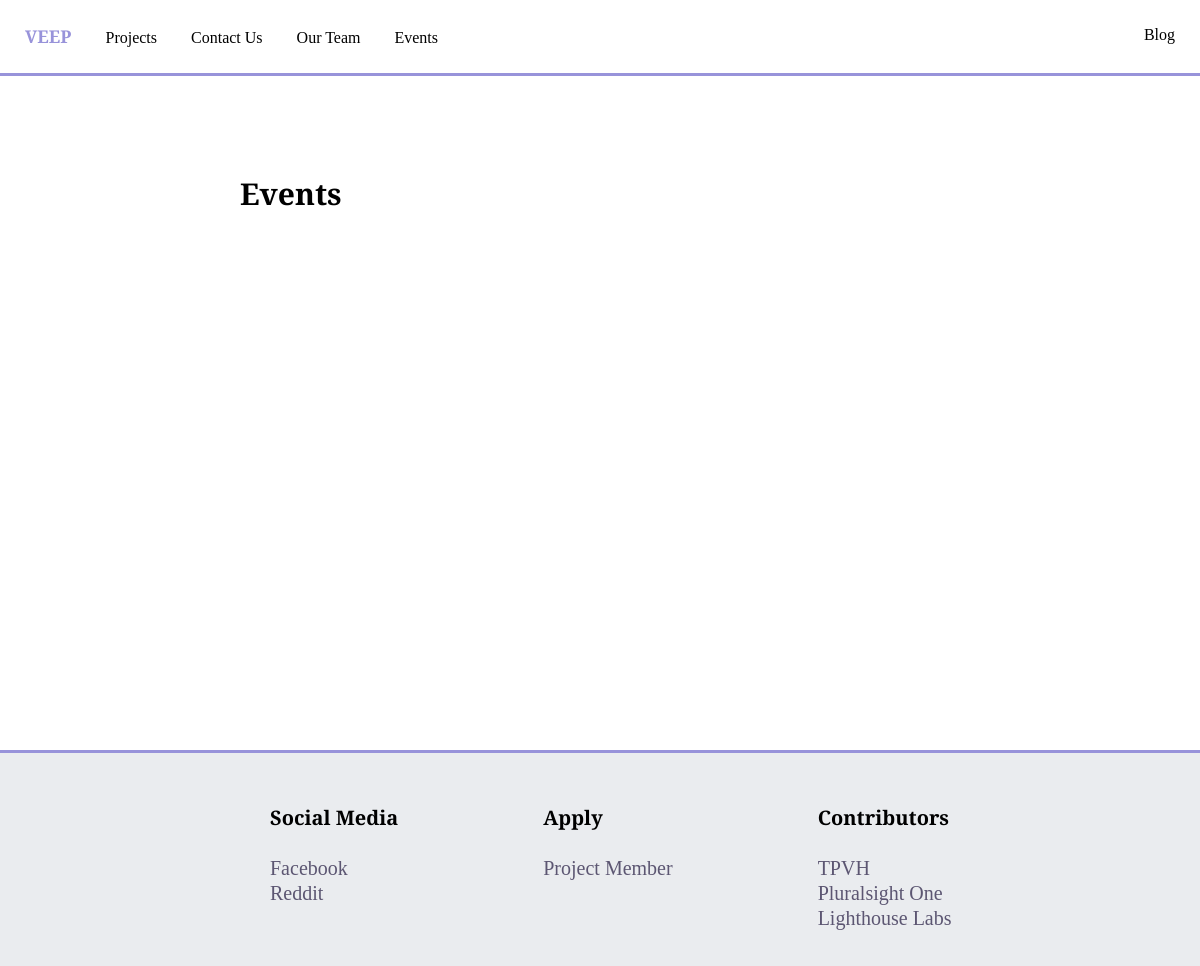
/events, run on an earlier commit of the app's database.
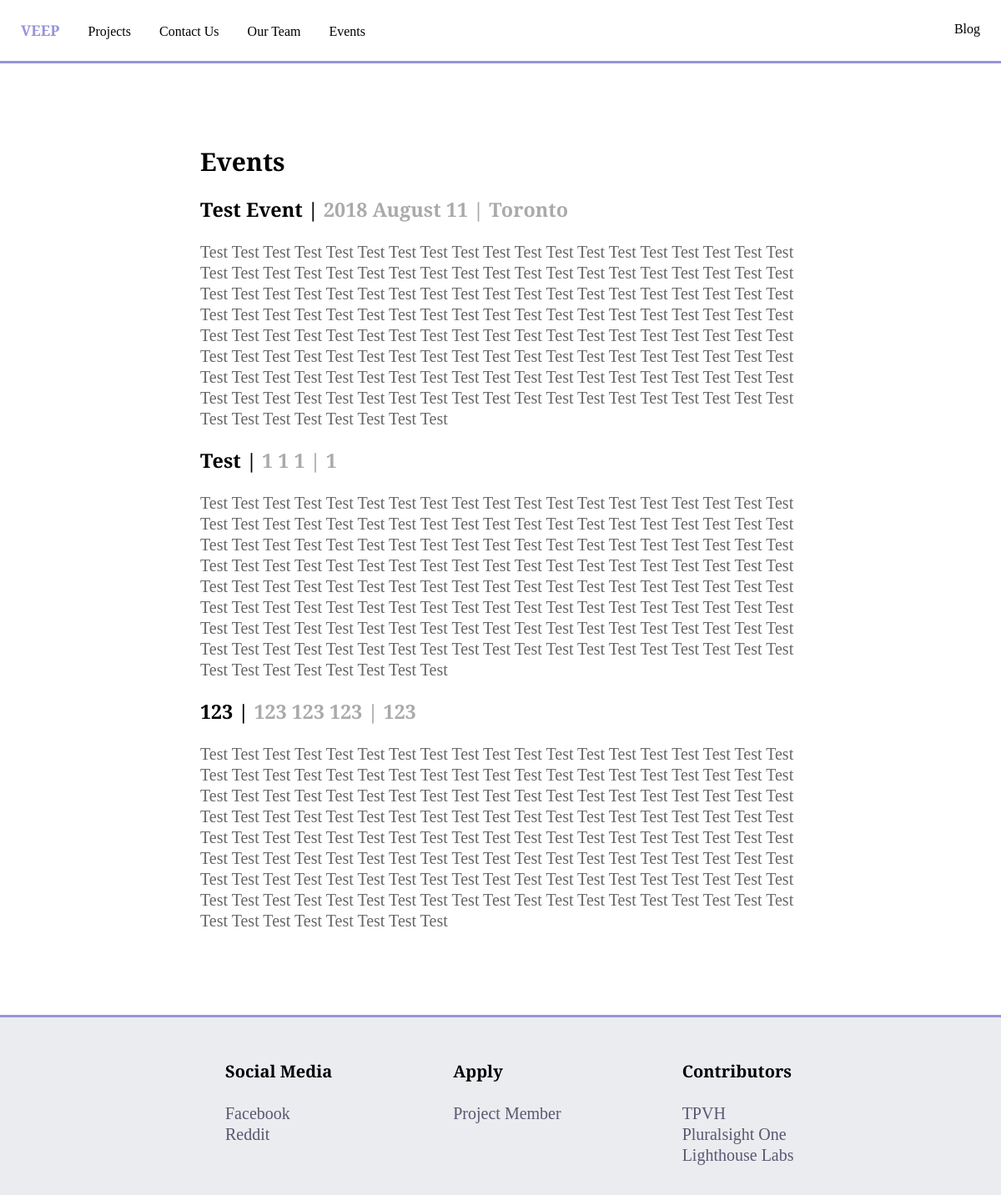
And on a later commit of the database.
### app/util/models.py (models this page shows, shortened)
class Event(db.Model):
    id = db.Column(db.Integer, primary_key=True)
    title = db.Column(db.String(128), index=True)
    date = db.Column(db.String(256), index=True)
    location = db.Column(db.String(128), index=True)
    desc = db.Column(db.String(65536), index=True)

### app/main/controllers.py (the view)
@main.route('/events')
def events():
    events = web_logic.get_all_events()
    return render_template("events.htm", events=events)

### app/dao/event_dao.py (called while the page is built)
def get_all_events():
    try:
        return Event.query.all()
    except OperationalError:
        return []

### app/logic/web_logic.py (called while the page is built)
def get_all_events():
    return event_dao.get_all_events()

### app/templates/events.htm
{% extends 'base.htm' %}
{% block stylesheets %}
<link rel="stylesheet" href="{{url_for('static', filename='css/events.css')}}">
{% endblock %}
{% block content %}
<div class="content">
    <h2>Events</h2>
    {% for event in events %}
    <h3 class="title">{{ event.title }} | <span class="faded">{{ event.date }} | {{ event.location }}</span></h3>
        <div class="text">
            {{ event.desc }}
        </div>
    {% endfor %}
</div>
{% endblock %}

### app/templates/base.htm (shortened to what this page needs)
<!DOCTYPE html>
<html lang="en">
  <head>
      <link rel="stylesheet" href="{{url_for('static', filename='css/base.css')}}">
      {% block stylesheets %}
      {% endblock %}
  </head>
  <body>
    <div class="container">
      <div class="header colorBorder">
          <ul class="headerItems">
              <a href="{{url_for('main.index')}}"><li id="veep">VEEP</li></a>
              <a href="{{url_for('main.projects')}}"><li>Projects</li></a>
              <a href="{{url_for('main.contact_us')}}"><li>Contact Us</li></a>
              <a href="{{url_for('main.our_team')}}"><li>Our Team</li></a>
              <a href="{{url_for('main.events')}}"><li>Events</li></a>
              <a href="/"><li id="blog">Blog</li></a>
          </ul>
      </div>
      <div class="contentWrapper">
          {% block content %}
          {% endblock %}
      </div>
      <div class="footer">
          <div class="categoryWrapper">
              <div class="category">
                  <ul>
                      <h4>Social Media</h4>
                      <li><a href="https://www.facebook.com/uoftveep/">Facebook</a></li>
                      <li><a href="/">Reddit</a></li>
                  </ul>
              </div>
              <div class="category">
                  <ul>
                      <h4>Apply</h4>
                      <li><a href="https://docs.google.com/forms/d/e/1FAIpQLSeTiEbdfCYEbVHP2XMbgt2utLhWEDOsnBPCuX20zUeLg4qsBw/viewform?usp=sf_link">Project Member</a></li>
                  </ul>
              </div>
              <div class="category" id="affiliates">
                  <ul>
                      <h4>Contributors</h4>
                      <li><a href="https://www.tpvh.ca/">TPVH</a></li>
                      <li><a href="https://www.pluralsightone.org/">Pluralsight One</a></li>
                      <li><a href="https://lighthouselabs.ca/">Lighthouse Labs</a></li>
                  </ul>
              </div>
          </div>
       </div>
    </div>
  </body>
</html>

### app/static/css/base.css (style rules this page uses)
.header { width: 100%; background-color: #fff; padding: 0 10px; position: fixed; font-size: 0.8em; }
.header ul { padding: 0; list-style-type: none; margin: 0; }
.header li { display: inline-block; padding: 25px 15px; }
.header a { text-decoration: none; text-align: center; color: black; }
.footer { width: 100%; padding: 0 0 10px 0; bottom: 0; background-color: #eaecef; border-top: 3px solid #9893DA; }
.footer ul { list-style-type: none; }
.footer a { text-decoration: none; text-align: center; color: #5c5672; }
.category { display: inline-block; margin: 25px 50px; }
.category a { float: left; }
.categoryWrapper { width: 70%; margin: 0 auto; }
.contentWrapper { width: 60%; padding: 150px 0 100px 0; margin: auto; min-height: 500px; }
body { font-size: 1.25em; font-family: 'Merriweather', serif; line-height: 1.25; box-sizing: border-box; margin: 0; }
.container { min-height: 100%; margin: 0; position: relative; width: 100%; }
#blog { margin: 0 20px; float: right; }
#veep { font-weight: bold; font-size: 1.1em; color: #9893DA; }
.colorBorder { border-bottom: 3px solid #9893DA; }

### app/static/css/events.css (style rules this page uses)
.faded { color: #aaaaaa; }
.text { color: #666666; }

What changed in the data, as far as the page shows it:
added Event: title "Test Event", date "2018 August 11", location "Toronto", desc "Test Test Test Test Test Test Test Test Test Test Test Test Test Test Test Test Test Test Test Test Test Test Test Test Test Test Test Test Test Test Test Test Test Test Test Test Test Test Test Test Test Test Test Test Test Test Test Test Test Test Test Test Test Test Test Test Test Test Test Test Test Test Test Test Test Test Test Test Test Test Test Test Test Test Test Test Test Test Test Test Test Test Test Test Test Test Test Test Test Test Test Test Test Test Test Test Test Test Test Test Test Test Test Test Test Test Test Test Test Test Test Test Test Test Test Test Test Test Test Test Test Test Test Test Test Test Test Test Test Test Test Test Test Test Test Test Test Test Test Test…"
added Event: title "Test", date "1 1 1", location "1", desc "Test Test Test Test Test Test Test Test Test Test Test Test Test Test Test Test Test Test Test Test Test Test Test Test Test Test Test Test Test Test Test Test Test Test Test Test Test Test Test Test Test Test Test Test Test Test Test Test Test Test Test Test Test Test Test Test Test Test Test Test Test Test Test Test Test Test Test Test Test Test Test Test Test Test Test Test Test Test Test Test Test Test Test Test Test Test Test Test Test Test Test Test Test Test Test Test Test Test Test Test Test Test Test Test Test Test Test Test Test Test Test Test Test Test Test Test Test Test Test Test Test Test Test Test Test Test Test Test Test Test Test Test Test Test Test Test Test Test Test Test…"
added Event: title "123", date "123 123 123", location "123", desc "Test Test Test Test Test Test Test Test Test Test Test Test Test Test Test Test Test Test Test Test Test Test Test Test Test Test Test Test Test Test Test Test Test Test Test Test Test Test Test Test Test Test Test Test Test Test Test Test Test Test Test Test Test Test Test Test Test Test Test Test Test Test Test Test Test Test Test Test Test Test Test Test Test Test Test Test Test Test Test Test Test Test Test Test Test Test Test Test Test Test Test Test Test Test Test Test Test Test Test Test Test Test Test Test Test Test Test Test Test Test Test Test Test Test Test Test Test Test Test Test Test Test Test Test Test Test Test Test Test Test Test Test Test Test Test Test Test Test Test Test…"
